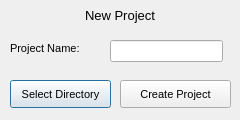
<?xml version="1.0" encoding="UTF-8"?>
<ui version="4.0">
 <class>Dialog</class>
 <widget class="QDialog" name="Dialog">
  <property name="geometry">
   <rect>
    <x>0</x>
    <y>0</y>
    <width>240</width>
    <height>120</height>
   </rect>
  </property>
  <property name="font">
   <font>
    <pointsize>8</pointsize>
   </font>
  </property>
  <property name="windowTitle">
   <string>New Project</string>
  </property>
  <widget class="QLineEdit" name="project_name_entry">
   <property name="geometry">
    <rect>
     <x>110</x>
     <y>40</y>
     <width>113</width>
     <height>22</height>
    </rect>
   </property>
  </widget>
  <widget class="QLabel" name="project_name_label">
   <property name="geometry">
    <rect>
     <x>10</x>
     <y>40</y>
     <width>91</width>
     <height>16</height>
    </rect>
   </property>
   <property name="text">
    <string>Project Name:</string>
   </property>
  </widget>
  <widget class="QLabel" name="title_label">
   <property name="geometry">
    <rect>
     <x>0</x>
     <y>0</y>
     <width>240</width>
     <height>30</height>
    </rect>
   </property>
   <property name="font">
    <font>
     <pointsize>10</pointsize>
    </font>
   </property>
   <property name="frameShape">
    <enum>QFrame::NoFrame</enum>
   </property>
   <property name="frameShadow">
    <enum>QFrame::Raised</enum>
   </property>
   <property name="text">
    <string>New Project</string>
   </property>
   <property name="alignment">
    <set>Qt::AlignCenter</set>
   </property>
  </widget>
  <widget class="QPushButton" name="choose_dir_button">
   <property name="geometry">
    <rect>
     <x>10</x>
     <y>80</y>
     <width>101</width>
     <height>28</height>
    </rect>
   </property>
   <property name="text">
    <string>Select Directory</string>
   </property>
  </widget>
  <widget class="QPushButton" name="create_proj_button">
   <property name="geometry">
    <rect>
     <x>120</x>
     <y>80</y>
     <width>111</width>
     <height>28</height>
    </rect>
   </property>
   <property name="text">
    <string>Create Project</string>
   </property>
  </widget>
 </widget>
 <resources/>
 <connections/>
</ui>
